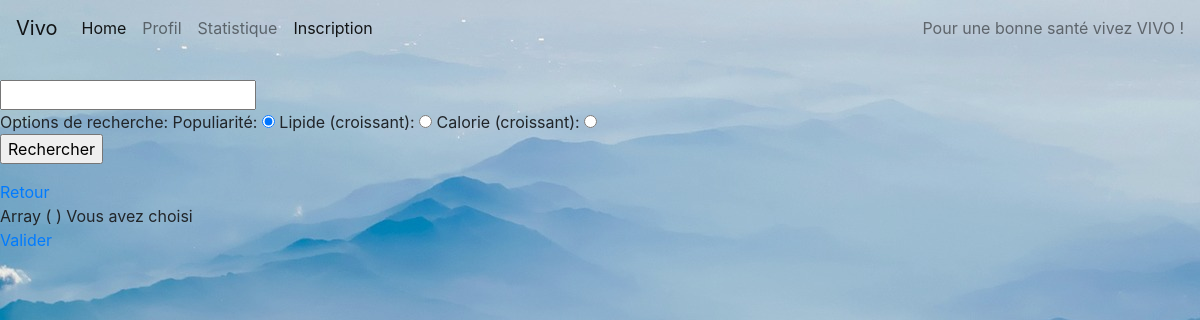
The app's page /RechercheAliment/Choix_Aliment.php?Alim=Pain courant français, 4-- g ou boule, older data.
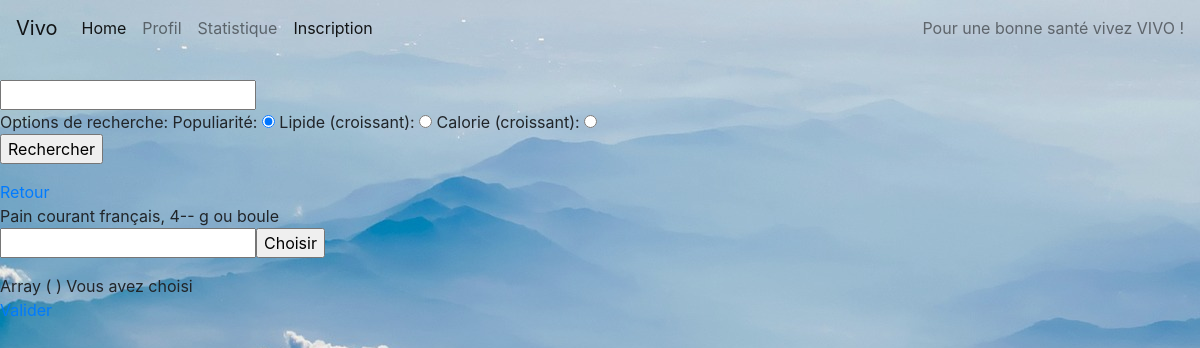
The same page, newer data.
### tables this page shows
CREATE TABLE `aliments` (
  `alim_grp_code` int(11) NOT NULL,
  `alim_ssgrp_code` int(11) NOT NULL,
  `alim_ssssgrp_code` int(11) NOT NULL,
  `alim_code` int(11) NOT NULL,
  `alim_nom_fr` varchar(149) NOT NULL,
  `Energie_Règlement_UE_N°_11692011_kcal100g` varchar(6) DEFAULT NULL,
  `Eau_g100g` varchar(5) DEFAULT NULL,
  `Protéines_g100g` varchar(6) NOT NULL,
  `Protéines_brutes_N_x_625_g100g` varchar(6) NOT NULL,
  `Glucides_g100g` varchar(6) DEFAULT NULL,
  `Lipides_g100g` varchar(7) DEFAULT NULL,
  `Sucres_g100g` varchar(7) DEFAULT NULL,
  `Amidon_g100g` varchar(7) DEFAULT NULL,
  `Fibres_alimentaires_g100g` varchar(8) DEFAULT NULL,
  `Polyols_totaux_g100g` varchar(8) DEFAULT NULL,
  `Cendres_g100g` varchar(8) DEFAULT NULL,
  `Alcool_g100g` varchar(6) NOT NULL,
  `Acides_organiques_g100g` varchar(8) DEFAULT NULL,
  `AG_saturés_g100g` varchar(9) DEFAULT NULL,
  `AG_monoinsaturés_g100g` varchar(9) DEFAULT NULL,
  `AG_polyinsaturés_g100g` varchar(9) DEFAULT NULL,
  `AG_40_butyrique_g100g` varchar(9) DEFAULT NULL,
  `AG_60_caproïque_g100g` varchar(9) DEFAULT NULL,
  `AG_80_caprylique_g100g` varchar(9) DEFAULT NULL,
  `AG_100_caprique_g100g` varchar(9) DEFAULT NULL,
  `AG_120_laurique_g100g` varchar(9) DEFAULT NULL,
  `AG_140_myristique_g100g` varchar(9) DEFAULT NULL,
  `AG_160_palmitique_g100g` varchar(9) DEFAULT NULL,
  `AG_180_stéarique_g100g` varchar(9) DEFAULT NULL,
  `AG_181_9c_n09_oléique_g100g` varchar(9) DEFAULT NULL,
  `AG_182_9c12c_n06_linoléique_g100g` varchar(9) DEFAULT NULL,
  `AG_183_c9c12c15_n03_alpha0linolénique_g100g` varchar(9) DEFAULT NULL,
  `AG_204_5c8c11c14c_n06_arachidonique_g100g` varchar(9) DEFAULT NULL,
  `AG_205_5c8c11c14c17c_n03_EPA_g100g` varchar(10) DEFAULT NULL,
  `AG_226_4c7c10c13c16c19c_n03_DHA_g100g` varchar(10) DEFAULT NULL,
  `Cholestérol_mg100g` varchar(6) DEFAULT NULL,
  `Sel_chlorure_de_sodium_g100g` varchar(8) DEFAULT NULL,
  `Calcium_mg100g` varchar(6) DEFAULT NULL,
  `Chlorure_mg100g` varchar(8) DEFAULT NULL,
  `Cuivre_mg100g` varchar(8) DEFAULT NULL,
  `Fer_mg100g` varchar(8) DEFAULT NULL,
  `Iode_µg100g` varchar(7) DEFAULT NULL,
  `Magnésium_mg100g` varchar(6) DEFAULT NULL,
  `Manganèse_mg100g` varchar(8) DEFAULT NULL,
  `Phosphore_mg100g` varchar(7) DEFAULT NULL,
  `Potassium_mg100g` varchar(6) DEFAULT NULL,
  `Sélénium_µg100g` varchar(6) DEFAULT NULL,
  `Sodium_mg100g` varchar(6) DEFAULT NULL,
  `Zinc_mg100g` varchar(8) DEFAULT NULL,
  `Rétinol_µg100g` varchar(6) DEFAULT NULL,
  `Beta0Carotène_µg100g` varchar(8) DEFAULT NULL,
  `Vitamine_D_µg100g` varchar(7) DEFAULT NULL,
  `Vitamine_E_mg100g` varchar(6) DEFAULT NULL,
  `Vitamine_K1_µg100g` varchar(5) DEFAULT NULL,
  `Vitamine_K2_µg100g` varchar(4) DEFAULT NULL,
  `Vitamine_C_mg100g` varchar(6) DEFAULT NULL,
  `Vitamine_B1_ou_Thiamine_mg100g` varchar(7) DEFAULT NULL,
  `Vitamine_B2_ou_Riboflavine_mg100g` varchar(6) DEFAULT NULL,
  `Vitamine_B3_ou_PP_ou_Niacine_mg100g` varchar(6) DEFAULT NULL,
  `Vitamine_B5_ou_Acide_pantothénique_mg100g` varchar(6) DEFAULT NULL,
  `Vitamine_B6_mg100g` varchar(6) DEFAULT NULL,
  `Vitamine_B9_ou_Folates_totaux_µg100g` varchar(6) DEFAULT NULL,
  `Vitamine_B12_µg100g` varchar(6) DEFAULT NULL
);

### RechercheAliment/Choix_Aliment.php (the view, shortened to what this page needs)
<html>
<head>
    <link rel="stylesheet" href="Style_RechAl.css" type="text/css">
    <link rel="stylesheet" href="https://stackpath.bootstrapcdn.com/bootstrap/4.2.1/css/bootstrap.min.css">
</head>
<header>
    <nav class="navbar navbar-expand-lg navbar-light">
        <a class="navbar-brand" href="../index.html">Vivo</a>
        <div class="collapse navbar-collapse" id="navbarText">
            <ul class="navbar-nav mr-auto">
                <li class="nav-item active">
                    <a class="nav-link" href="../index.html">Home <span class="sr-only">(current)</span></a>
                </li>
                <li class="nav-item">
                    <a class="nav-link" href="../Profil/Profil.php">Profil</a>
                </li>
                <li class="nav-item">
                    <a class="nav-link" href="../Statistique/Statistique.php">Statistique</a>
                </li>
                <li class="nav-item active">
                    <a class="nav-link" href="../Inscription/inscription.html">Inscription</a>
                </li>
            </ul>
            <span class="navbar-text">
                Pour une bonne santé vivez VIVO !
            </span>
        </div>
    </nav>
</header>
<body>
    <div class="partie_recherche">
        <form method="get" action="Choix_Aliment.php" autocomplete="off" id="optionForm">
            <br />
            <input type="text" name="Alim">
            <br />
            Options de recherche:
            Populiarité:
            <input type="radio" name="option" value="Popularité" checked>
            Lipide (croissant):
            <input type="radio" name="option" value="Lipide">
            Calorie (croissant):
            <input type="radio" name="option" value="Calorie">
            <br />
            <input type="submit" name="submit" value="Rechercher">
        </form>
        <a href="CreationMenuSuite.php">Retour</a>
    </div>
    <?php
    $bd = getBD();
    if(isset($_GET['submit']) || isset($_GET['Alim']) ){
    if(empty($_GET['Alim'])){
      echo('<meta http-equiv="refresh" content="0;URL=CreationMenuSuite.php">');
    }else {
      $input=$_GET['Alim'];
      $reponse = $bd->query( "SELECT * FROM aliments WHERE alim_nom_fr LIKE '%$input%' " );
      }
      while($result = $reponse->fetch()){
        echo('<form method="GET" action="ajoutAlimInd.php">');
        echo($result['alim_nom_fr']);
        echo('<br />');
        echo('<div class="rechAlim">');
        echo('<input type="number" name="nbAl">');
        echo('<input type="submit" name="choix" value="Choisir">');
        echo('</div>');
        echo('</form>');
      }
  }
print_r($_SESSION['Rec_Plat']);
echo('Vous avez choisi');
echo('<br/>');
  ?>
    <a href="CreationMenuSuite.php">Valider</a>
</body>
</html>

Row changes from the older to the newer data that the page shows:
now on this page (row edited): aliments: alim_nom_fr "Pain courant français, 4-- g ou boule"
